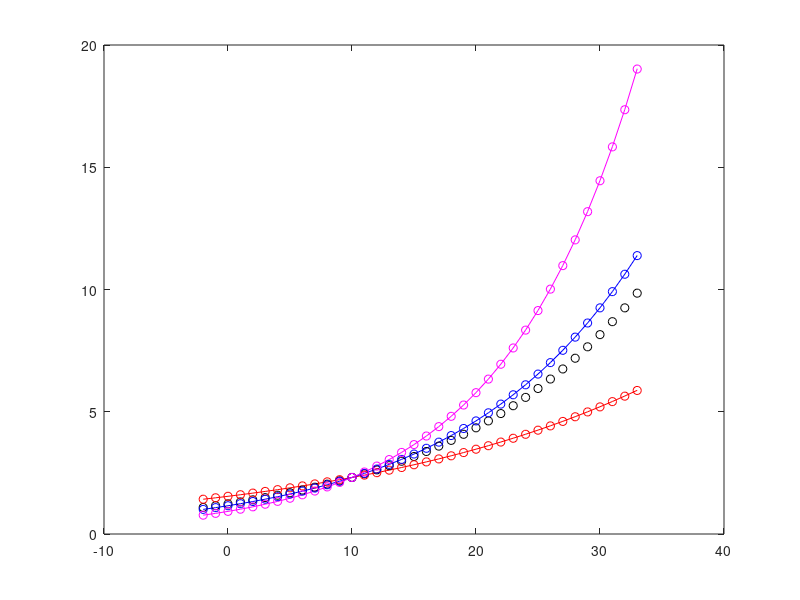
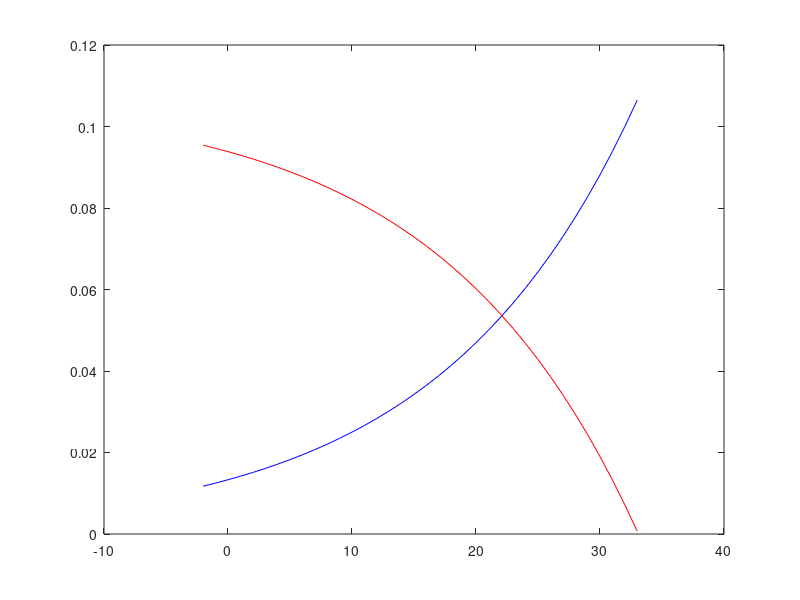
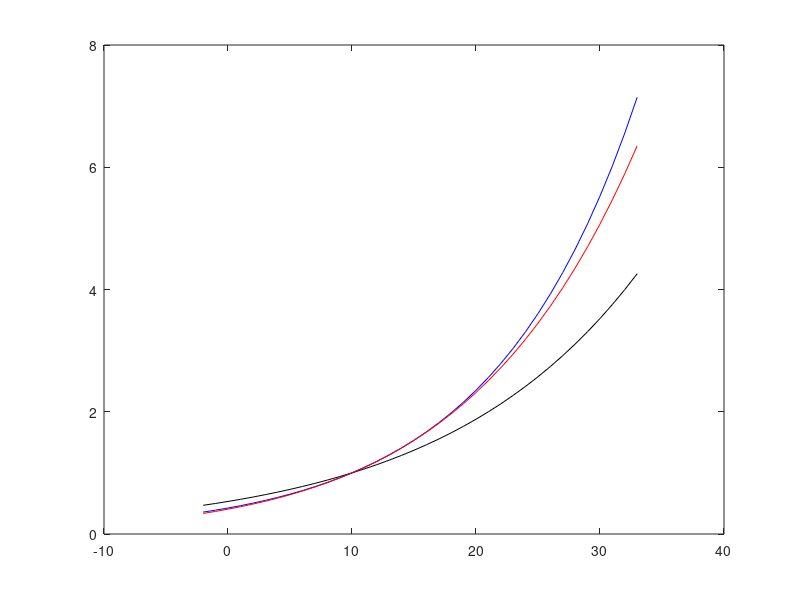

Recreate these plots in MATLAB, in order.
% Test q10 fns


M_s = 10^((log10(0.001)+log10(0.5))/2);
M_m = 10^((log10(0.5)+log10(250))/2);
M_l = 10^((log10(250)+log10(125000))/2);

wgt = M_l;
temp = -2:33;
cmax = (exp(0.063*(temp-10.0)) .* 20 .* wgt^(-0.25));
cmax1 = (exp(0.0405*(temp-10.0)) .* 20 .* wgt^(-0.25));
cmax2 = (exp(0.0693*(temp-10.0)) .* 20 .* wgt^(-0.25));
cmax3 = (exp(0.0916*(temp-10.0)) .* 20 .* wgt^(-0.25));

%R(q10) = R .* q10 .* (temp-10.0)./10;
c2 = 20 .* wgt^(-0.25) .* 2 .^ ((temp-10.0)./10);
c1 = 20 .* wgt^(-0.25) .* 1.5 .^ ((temp-10.0)./10);
c3 = 20 .* wgt^(-0.25) .* 2.5 .^ ((temp-10.0)./10);

figure(1)
plot(temp,c1,'-r'); hold on;
plot(temp,c2,'-b'); hold on;
plot(temp,c3,'-m'); hold on;
plot(temp,cmax,'ko'); hold on;
plot(temp,cmax1,'ro'); hold on;
plot(temp,cmax2,'bo'); hold on;
plot(temp,cmax3,'mo'); hold on;

%% Find q10
%ks = [0.0405:0.01:0.1216];
ks = [0.0405,0.0555,0.0705,0.0855,0.1005,0.1155,0.1305]';
q10s = exp(10*ks)

%% BE as temp-dep
%Want BE to decr with temp
eff = 0.025;
BE = exp(0.063*(temp-10.0)) .* eff;
mx = exp(0.063*(33.1-10.0));
BE2 = (mx - exp(0.063*(temp-10.0))) .* eff;

figure(2)
plot(temp,BE,'-b'); hold on;
plot(temp,BE2,'-r'); hold on;

%% Comp my temp scaling to J&C 15
temp2 = temp+273;
Tref = 283;
E=0.6;
k=8.62e-5;
oth = (exp(0.063*(temp-10.0)));
met = (exp(0.0855*(temp-10.0)));
jc = exp((-1*E/k)*((1./temp2)-(1./Tref)));

figure(3)
plot(temp,oth,'-k'); hold on;
plot(temp,met,'-b'); hold on;
plot(temp,jc,'-r'); hold on;

c=(E/k)/Tref;
kjc=c./temp2;
q10jc = exp(10*kjc);


